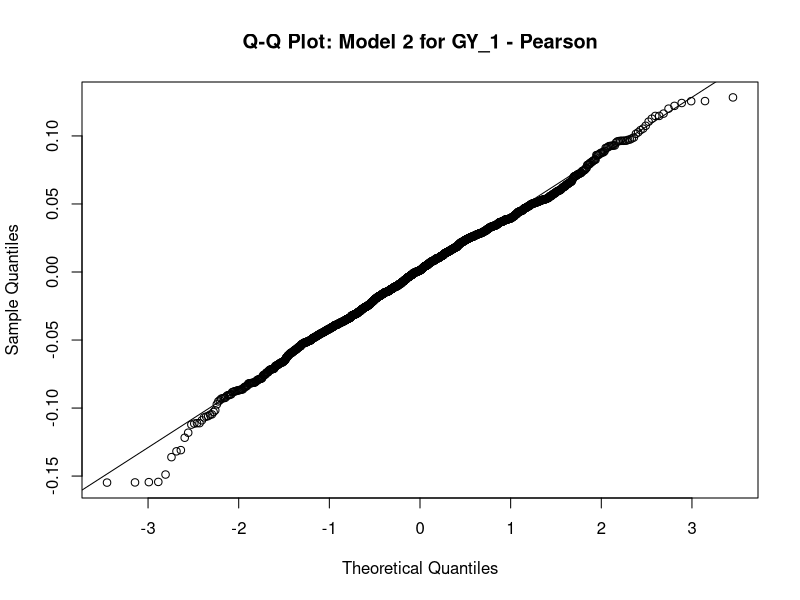
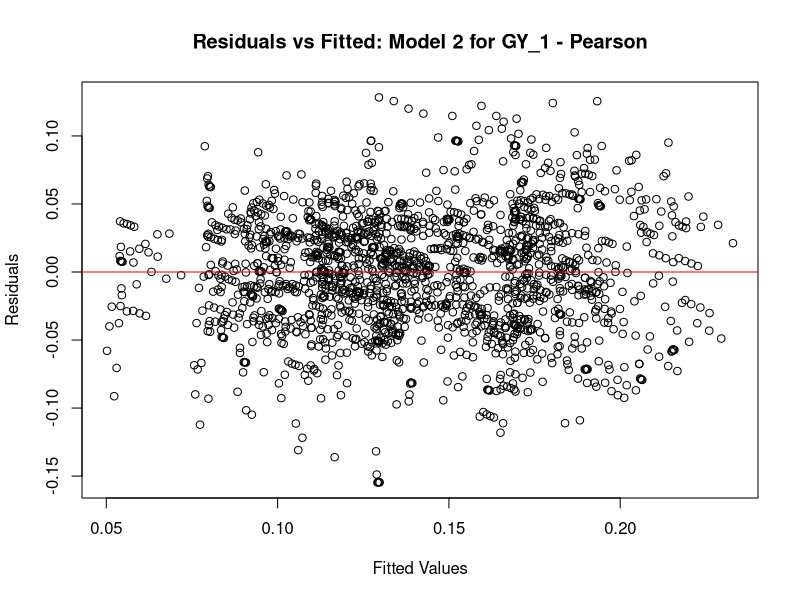
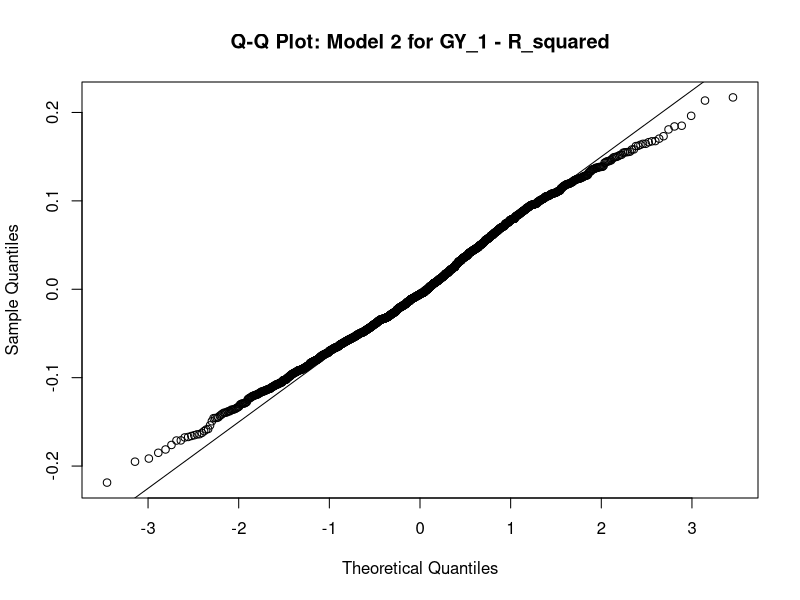
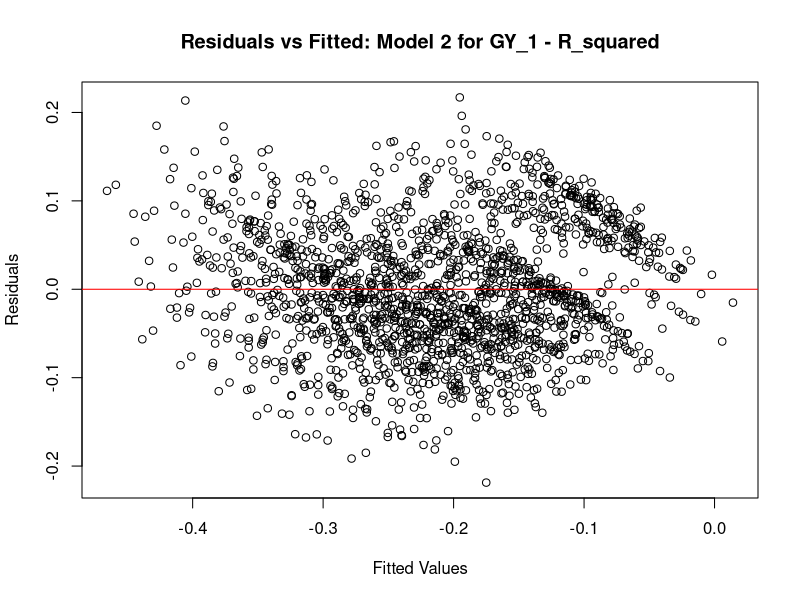
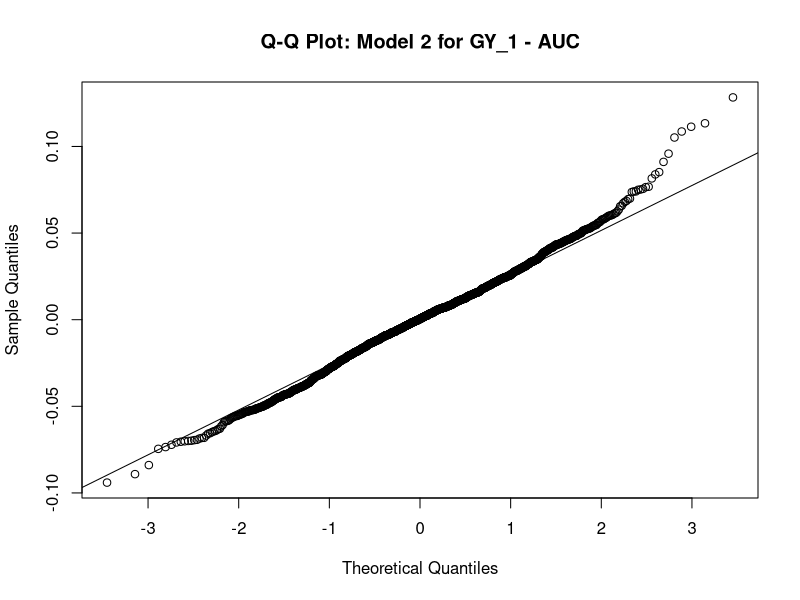
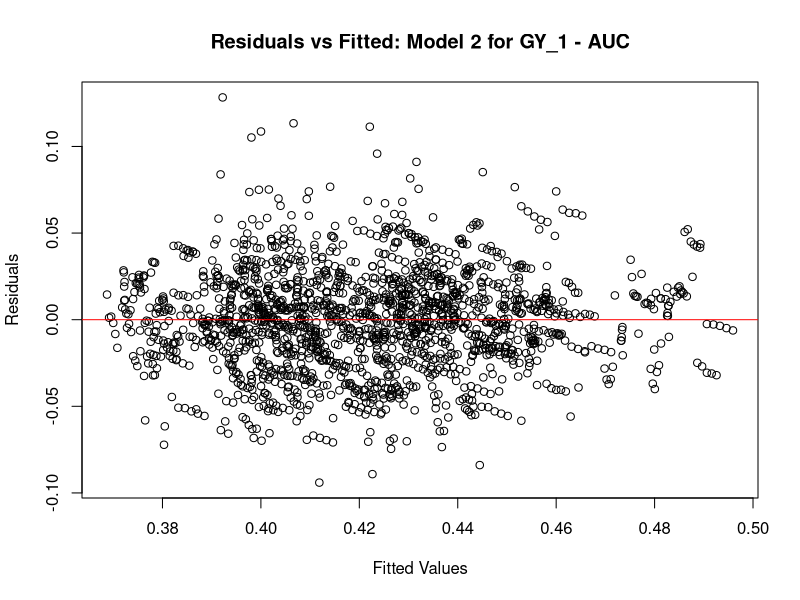
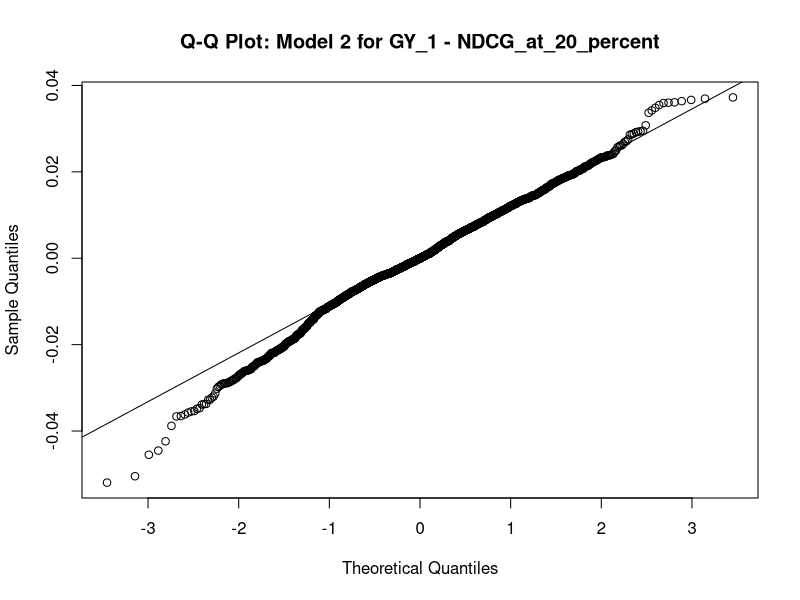
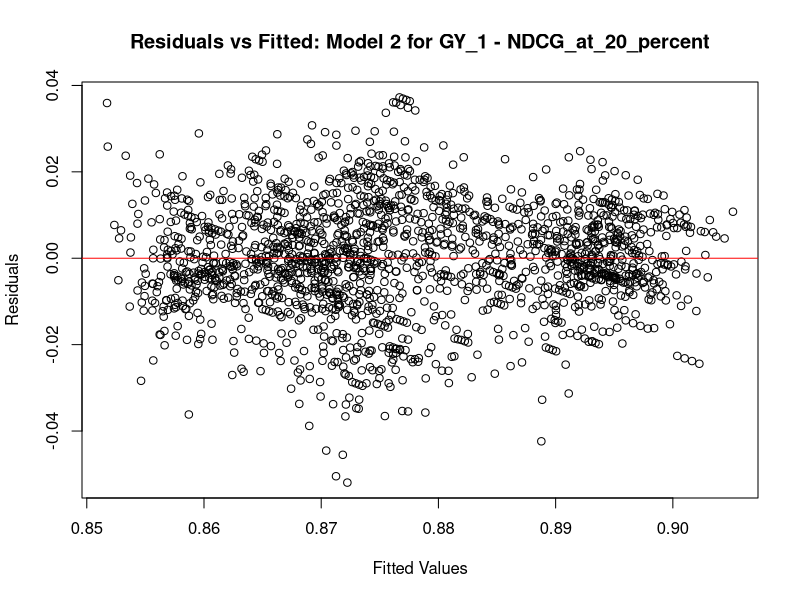

Generate these figures, in order, with R:


# this script runs ANOVA, emmeans estimates and psot hoc pairwise tests
## NOTE!! :EVERY TIME I MENTION "Phenotype" i actually mean "Trait"
# original name: "TWR_Definitive_STATISTICS_all_traits_1.0.0.0.9.6.1"




install.packages("pbkrtest")
install.packages("lmerTest") 

library(dplyr)
library(tidyr)
library(lme4)
library(emmeans)
library(pbkrtest)
library(lmerTest)


### TIP : 
# if i wanted to include effect sizxe i should really use, too late, for next time or sometone else: 
# library(car)
# 
# overall_anova_adj <- Anova(overall_lmer_adj, type =3, test.statistic= "F")
## TIP END
# mine only includes f value and p value, not effect size, still sufficienct but maginitude of effect is not estimated unfortunately


# read & Combine All Trait-Specific CSVs

GY_Master_metrics<- read.csv("Definitive_GY_36_GBM.fit_MASTER_METRICS_DF_27.03.2025.csv")
TGW_Master_metrics<-  read.csv("Definitive_TGW_36_GBM.fit_MASTER_METRICS_DF_27.03.2025.csv")
GPC_Master_metrics<- read.csv("Definitive_GPC_36_GBM.fit_MASTER_METRICS_DF_27.03.2025.csv")
HET_Master_metrics <- read.csv("Definitive_HET_36_GBM.fit_MASTER_METRICS_DF_27.03.2025.csv")

#remove index colums - unwanted
GY_Master_metrics$X <- NULL
TGW_Master_metrics$X <- NULL
GPC_Master_metrics$X<- NULL
HET_Master_metrics$X<- NULL

#combine all trait metrics into one master dataframe
Master_df <- rbind(
GY_Master_metrics,
TGW_Master_metrics,
GPC_Master_metrics,
HET_Master_metrics
)




lmm_metrics <- c("Pearson", "R_squared", "AUC", "NDCG_at_20_percent")
stability_metrics <- c("ICC_Prediction_Stability", "Fleiss_Kappa_Prediction_Stability")

thesis_metrics <- c("Pearson", "R_squared", "AUC", "NDCG_at_20_percent", "ICC_Prediction_Stability", "Fleiss_Kappa_Prediction_Stability")




# Per Phenotype LMM(Metrics with ≥50 obs/param)
#####
Phenotypes <- unique(Master_df$Phenotype) 

for (Phenotype_i in Phenotypes) {



# Filter data for current phenotype
Phenotype_data <- Master_df %>% filter(Phenotype ==Phenotype_i)

for (metric in lmm_metrics) {



df_sub <- Phenotype_data %>% filter(Metric==metric)





#### MODEL: Using LearningRate * BoostRounds 
lmer_lr_br <-lmer(Value ~ LearningRate * BoostRounds + (1|Subset) + (1|Subset:Iteration), data= df_sub)
print(summary(lmer_lr_br))

# qq Plot for Residuals -normality
qqnorm(resid(lmer_lr_br), main =paste("Q-Q Plot: Model 2 for", Phenotype_i, "-", metric))
qqline(resid(lmer_lr_br))

# Residual vs. Fitted Plot -homoscedasticity
plot(fitted(lmer_lr_br), resid(lmer_lr_br),
 main= paste("Residuals vs Fitted: Model 2 for", Phenotype_i, "-", metric),
 xlab = "Fitted Values",
 ylab= "Residuals")
abline(h= 0, col = "red")

anova_res2 <- anova(lmer_lr_br)
anova_df2 <- as.data.frame(anova_res2)
write.csv(anova_df2, file= paste0("ANOVA_Model2_",Phenotype_i,"_",metric,".csv"), row.names = TRUE)

lr_levels <- sort(unique(df_sub$LearningRate))
br_levels <- sort(unique(df_sub$BoostRounds))
emm_lr_br <-emmeans(lmer_lr_br, ~ LearningRate * BoostRounds,
 at= list(LearningRate = lr_levels, BoostRounds = br_levels))
emm_lr_br_df <-as.data.frame(summary(emm_lr_br))
write.csv(emm_lr_br_df, file = paste0("EMMEANS_Model2_",Phenotype_i,"_",metric,".csv"), row.names= FALSE)

pairwise_lr_br<- contrast(emm_lr_br, method = "pairwise", adjust = "tukey")
pairwise_lr_br_df <- as.data.frame(summary(pairwise_lr_br))
write.csv(pairwise_lr_br_df, file= paste0("Pairwise_Model2_",Phenotype_i,"_",metric,".csv"), row.names= FALSE)
	}
		}


# Friedman Test for Stability Metrics (5 obs/param)
for (Phenotype_i in Phenotypes) {




Phenotype_data <-Master_df %>% filter(Phenotype== Phenotype_i)

for (metric in stability_metrics) {




df_sub <- Phenotype_data %>% filter(Metric == metric)


ftest <- friedman.test(Value ~ ParameterLabel | Subset, data = df_sub)
print(ftest)

# save Friedman test results to CSV 
friedman_out <- data.frame(
Phenotype = Phenotype_i,
Metric= metric,
ChiSq= ftest$statistic,
df = ftest$parameter,
p.value = ftest$p.value
)
write.csv(friedman_out, file = paste0("Friedman_",Phenotype_i,"_",metric,".csv"), row.names= FALSE)
	}
		}





## 6.01) Overall LMM Including All Phenotypes with Three-Way Interaction
######
# overall analysis including 'Phenotype' as a fixed effect
# assess if the effect of LearningRate and BoostRounds (and their interaction) differs across phenotypes. The three-way interaction allows each trait to have its unique,combined effect of LearningRate and BoostRounds.
for (metric in c(lmm_metrics)) {




df_sub<- Master_df %>% filter(Metric== metric)




overall_lmer_601 <- lmer(
Value ~ Phenotype + LearningRate * BoostRounds +
Phenotype:LearningRate + Phenotype:BoostRounds +
Phenotype:LearningRate:BoostRounds +
(1|Phenotype:Subset) + (1|Phenotype:Subset:Iteration),
data= df_sub
)
print(summary(overall_lmer_601))

#qq plot for Residuals
qqnorm(resid(overall_lmer_601), main = paste("Q-Q Plot: Overall Model 6.01 for", metric))
qqline(resid(overall_lmer_601))

# Residual vs Fitted Plot
plot(fitted(overall_lmer_601), resid(overall_lmer_601),
 main = paste("Residuals vs Fitted: Overall Model 6.01 for", metric),
 xlab= "Fitted Values",
 ylab = "Residuals")
abline(h= 0, col = "red")

overall_anova <- anova(overall_lmer_601)
overall_anova_df <- as.data.frame(overall_anova)
write.csv(overall_anova_df, file = paste0("Overall_ANOVA_601_", metric, ".csv"), row.names = TRUE)

#EMMEANS for the LearningRate * BoostRounds interaction 
lr_levels_overall <- sort(unique(df_sub$LearningRate))
br_levels_overall <- sort(unique(df_sub$BoostRounds))

emm_overall <- emmeans(overall_lmer_601, ~ LearningRate * BoostRounds,
 at= list(LearningRate= lr_levels_overall, BoostRounds= br_levels_overall))
emm_overall_df <- as.data.frame(summary(emm_overall))
write.csv(emm_overall_df, file = paste0("EMMEANS_overallmodel_601_", metric, ".csv"), row.names = FALSE)

pairwise_overall <- contrast(emm_overall, method= "pairwise", adjust= "tukey")
 pairwise_overall_df <- as.data.frame(summary(pairwise_overall))

 write.csv(pairwise_overall_df, file = paste0("Pairwise_overallmodel_601_", metric, ".csv"), row.names= FALSE)
	}


###########
## 6.21) Overall LMM for Stability Metrics with Three-Way Interaction
####
#for stability metrics there's no "Iteration" dimension
for (metric in stability_metrics) {




df_sub <- Master_df %>% filter(Metric== metric)

 

overall_lmer_stab_621 <- lmer(
Value ~ Phenotype + LearningRate * BoostRounds +
Phenotype:LearningRate + Phenotype:BoostRounds +
Phenotype:LearningRate:BoostRounds +
(1|Phenotype:Subset),
data= df_sub
)
print(summary(overall_lmer_stab_621))

# qq Plot for Residuals
qqnorm(resid(overall_lmer_stab_621), main = paste("Q-Q Plot: Overall Model 6.21 for", metric))
qqline(resid(overall_lmer_stab_621))

# Residual vs Fitted Plot
plot(fitted(overall_lmer_stab_621), resid(overall_lmer_stab_621),
 main= paste("Residuals vs Fitted: Overall Model 6.21 for", metric),
 xlab = "Fitted Values",
 ylab = "Residuals")
abline(h= 0, col= "red")

overall_anova_stab <- anova(overall_lmer_stab_621)
overall_anova_stab_df <- as.data.frame(overall_anova_stab)
write.csv(overall_anova_stab_df, file = paste0("Overall_ANOVA_621_", metric, ".csv"), row.names = TRUE)

# EMMEANS for the LearningRate * BoostRounds interaction
lr_levels_overall <- sort(unique(df_sub$LearningRate))
br_levels_overall<- sort(unique(df_sub$BoostRounds))

emm_overall <- emmeans(overall_lmer_stab_621, ~ LearningRate * BoostRounds,
 at= list(LearningRate= lr_levels_overall, BoostRounds = br_levels_overall))
emm_overall_df <- as.data.frame(summary(emm_overall))
write.csv(emm_overall_df, file = paste0("EMMEANS_overallmodel_621_", metric, ".csv"), row.names = FALSE)

pairwise_overall <-  contrast(emm_overall, method = "pairwise", adjust= "tukey")
pairwise_overall_df<- as.data.frame(summary(pairwise_overall))

write.csv(pairwise_overall_df, file= paste0("Pairwise_overallmodel_621_", metric, ".csv"), row.names = FALSE)
	}




## 6.3) Adjusted Overall LMM for lmm_metrics (Pooled Across Phenotypes)

# (1|Phenotype:Subset) and (1|Phenotype:Subset:Iteration).
for (metric in lmm_metrics) {




df_sub <- Master_df %>% filter(Metric == metric)




overall_lmer_adj <- lmer(
Value ~ LearningRate * BoostRounds + (1|Phenotype) + (1|Phenotype:Subset) + (1|Phenotype:Subset:Iteration),
data = df_sub
)
print(summary(overall_lmer_adj))

# qq Plot for Residuals
qqnorm(resid(overall_lmer_adj), main = paste("Q-Q Plot: Adjusted Overall Model for", metric))
qqline(resid(overall_lmer_adj))

# Residual vs. Fitted Plot
plot(fitted(overall_lmer_adj), resid(overall_lmer_adj),
 main = paste("Residuals vs Fitted: Adjusted Overall Model for", metric),
 xlab= "Fitted Values",
 ylab= "Residuals")
abline(h= 0, col = "red")

overall_anova_adj <- anova(overall_lmer_adj)
overall_anova_adj_df <- as.data.frame(overall_anova_adj)
write.csv(overall_anova_adj_df, file = paste0("Overall_ANOVA_Adj_", metric, ".csv"), row.names = TRUE)

#perform emmeans post-hoc analysis
lr_levels_overall <- sort(unique(df_sub$LearningRate))
br_levels_overall <- sort(unique(df_sub$BoostRounds))

emm_overall_adj <- emmeans(overall_lmer_adj, ~ LearningRate * BoostRounds,
 at= list(LearningRate= lr_levels_overall, BoostRounds = br_levels_overall))
emm_overall_adj_df <- as.data.frame(summary(emm_overall_adj))
write.csv(emm_overall_adj_df, file = paste0("EMMEANS_overallmodel_Adj_", metric, ".csv"), row.names= FALSE)

pairwise_overall_adj <-contrast(emm_overall_adj, method= "pairwise", adjust = "tukey")
pairwise_overall_adj_df <- as.data.frame(summary(pairwise_overall_adj))
write.csv(pairwise_overall_adj_df, file = paste0("Pairwise_overallmodel_Adj_", metric, ".csv"), row.names= FALSE)
}


## 6.4) Adjusted Overall LMM for Stability Metrics (aggregated/pooled Across Phenotypes)
# Phenotype is included as a random effect to account for baseline differences

for (metric in stability_metrics) { 




df_sub <- Master_df %>% filter(Metric== metric)

overall_lmer_stab_adj <- lmer(
Value ~ LearningRate * BoostRounds + (1|Phenotype) + (1|Subset),
data = df_sub
)
print(summary(overall_lmer_stab_adj))

# qq Plot for Residuals
qqnorm(resid(overall_lmer_stab_adj), main = paste("Q-Q Plot: Adjusted Overall Model for", metric))
qqline(resid(overall_lmer_stab_adj))

# Residual vs. Fitted Plot
plot(fitted(overall_lmer_stab_adj), resid(overall_lmer_stab_adj),
 main= paste("Residuals vs Fitted: Adjusted Overall Model for", metric),
 xlab= "Fitted Values",
 ylab = "Residuals")
abline(h = 0, col = "red")

overall_anova_stab_adj <- anova(overall_lmer_stab_adj)
overall_anova_stab_adj_df <- as.data.frame(overall_anova_stab_adj)
write.csv(overall_anova_stab_adj_df, file= paste0("Overall_ANOVA_Stability_Adj_", metric, ".csv"), row.names= TRUE)

#perform emmeans post-hoc analysis
lr_levels_overall <- sort(unique(df_sub$LearningRate))
br_levels_overall <- sort(unique(df_sub$BoostRounds))

emm_overall_adj <- emmeans(overall_lmer_stab_adj, ~ LearningRate * BoostRounds,
 at = list(LearningRate = lr_levels_overall, BoostRounds = br_levels_overall))
emm_overall_adj_df <- as.data.frame(summary(emm_overall_adj))
write.csv(emm_overall_adj_df, file= paste0("EMMEANS_overallmodel_Adj_", metric, ".csv"), row.names = FALSE)

pairwise_overall_adj <- contrast(emm_overall_adj, method= "pairwise", adjust = "tukey")
pairwise_overall_adj_df<- as.data.frame(summary(pairwise_overall_adj))
write.csv(pairwise_overall_adj_df, file = paste0("Pairwise_overallmodel_Adj_", metric, ".csv"), row.names= FALSE)
	}
